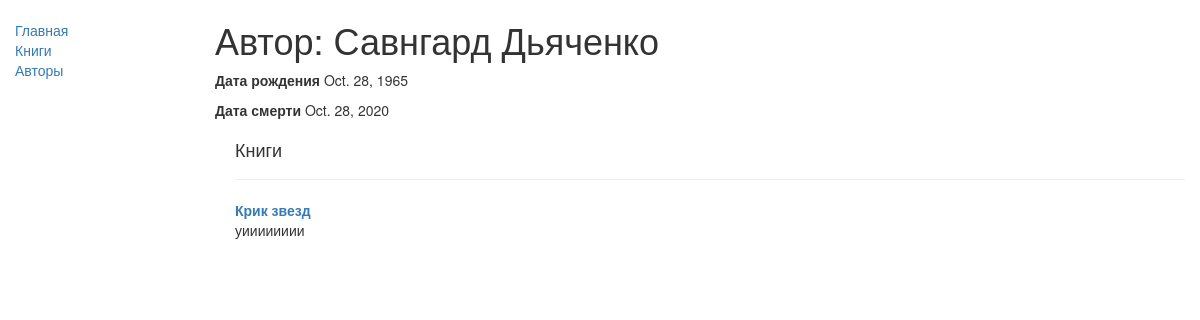
/catalog/author/2, run on the app's committed database.
### catalog/models.py (models this page shows, shortened)
class Author(models.Model):
    first_name = models.CharField(max_length=100)
    last_name = models.CharField(max_length=100)
    date_of_birth = models.DateField(null=True, blank=True)
    date_of_death = models.DateField('Died', null=True, blank=True)

class Book(models.Model):
    title = models.CharField(max_length=200)
    author = models.ForeignKey('Author', on_delete=models.SET_NULL, null=True)
    summary = models.TextField(
        max_length=1000, help_text="Enter a brief description of the book")
    isbn = models.CharField(
        'ISBN', max_length=13, help_text='13 Character <a href="https://www.isbn-international.org/content/what-isbn">ISBN number</a>')
    genre = models.ManyToManyField(
        Genre, help_text="Select a genre for this book")
    language = models.ForeignKey(
        'Language', on_delete=models.SET_NULL, null=True)
    def get_absolute_url(self):
        return reverse('book-detail', args=[str(self.id)])
    def display_genre(self):
        """
        Creates a string for the Genre. This is required to display genre in Admin.
        """
        return ', '.join([ genre.name for genre in self.genre.all()[:3] ])
    display_genre.short_description = 'Genre'

### catalog/views.py (the view)
# urls.py: url(r'^author/(?P<pk>\d+)$', views.AuthorDetailView.as_view(), name='author-detail'),
class AuthorDetailView(generic.DetailView):
    model = Author

### catalog/templates/catalog/author_detail.html
{% extends "base_generic.html" %}
{% block content %}
<h1>Автор: {{ author.first_name }} {{ author.last_name }}</h1>
{% if author.date_of_birth %}
<p><strong>Дата рождения</strong> {{ author.date_of_birth }}</p>
{% endif %}
{% if author.date_of_death %}
<p><strong>Дата смерти</strong> {{ author.date_of_death }}</p>
{% endif %}
<div style="margin-left:20px;margin-top:20px">
    <h4>Книги</h4>
    {% for book in author.book_set.all %}
        <hr>
        <a href="{{ book.get_absolute_url }}"><b>{{ book.title }}</b></a>
        <p>{{book.summary}}</p>
    {% endfor %}
</div>
{% endblock %}

### data on the page
Author: first_name "Савнгард", last_name "Дьяченко", date_of_birth "Oct. 28, 1965", date_of_death "Oct. 28, 2020"
Book: title "Крик звезд", summary "уииииииии"
